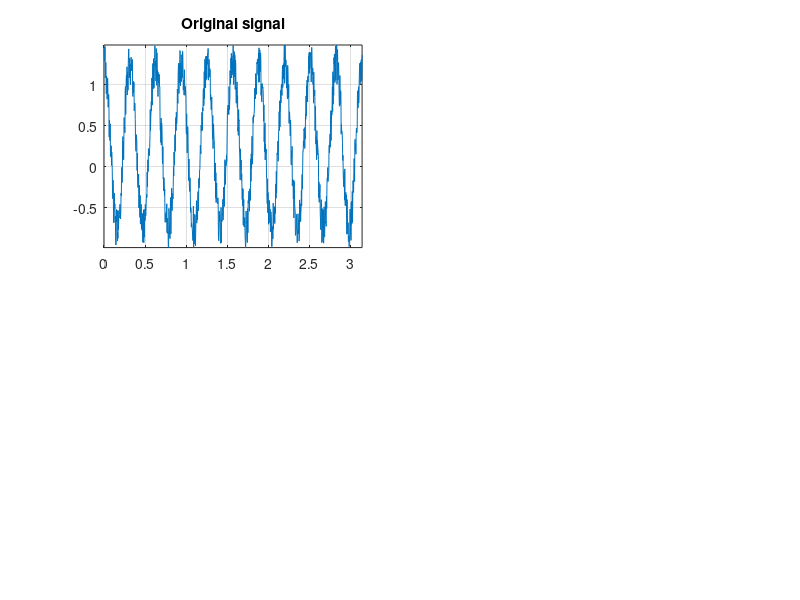

Reproduce this figure in MATLAB. (Note: this script raises an error after producing the figure.)
% Signal generation
N = 1000;
n = linspace(0,pi,N);
s = cos(20.*n) + 0.5.*rand(1,N);
figure(1), clf, subplot(221),
plot(n,s), grid on, axis tight
title('Original signal')

% Two scales decomposition
[cA,cD] = dwt(s,'db2');

ssf = idwt(cA,cD,'db2');             % Full reconstruction
ssl = idwt(cA,zeros(1,N/2+1),'db2'); % Inverse using LF
ssh = idwt(zeros(1,N/2+1),cD,'db2'); % Inverse using HF

% Representations
subplot(222), plot(n,ssf)
grid on, axis tight, title('Reconstructed signal')
subplot(223), plot(n,ssl)
grid on, axis tight, title('Low freq. reconstruction')
subplot(224), plot(n,ssh)
grid on, axis tight, title('High freq. reconstruction')